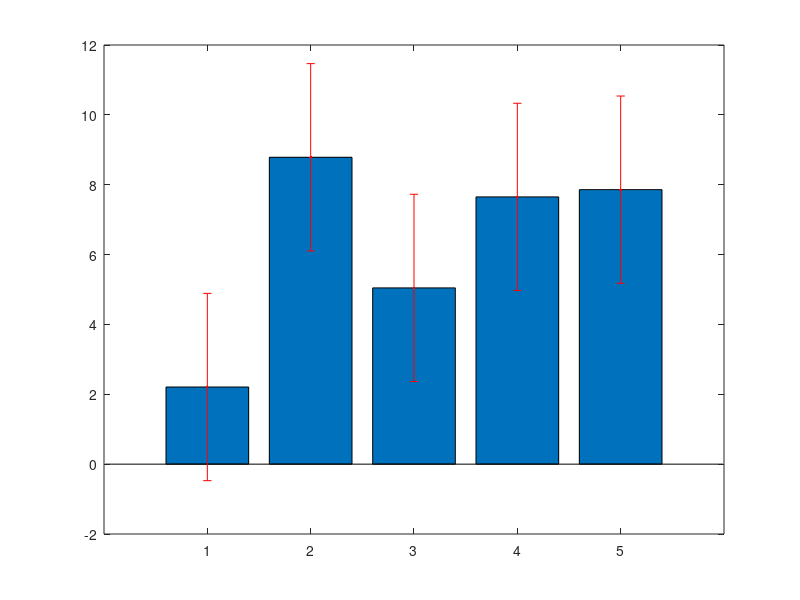

Write the MATLAB code that produced this figure. (Note: this script raises an error after producing the figure.)
clear;clc;
%3.3
pr0=[-103,-100,-96,-99,-100];
n0=-134;ik=[-112,-108,-111;-113,-115,-113; -108,-109,-103;-109,-113,-114;-113,-112,-113];
pr0=10.^(pr0/10);
n0=10^(n0/10);
ik=10.^(ik/10);
for k=1:5;
sinr(k)=pr0(k)/(n0+sum(ik(k,:)));
end
sinr=10*log10(sinr);
snr=[7.6,8.2,9.8,8.4,7.2];

%3.5
mean_sinr = mean(sinr);
std_sinr = std(sinr);
mean_snr = mean(snr);
std_snr = std(snr);
conf_interval = 1.96; 
sinr_ci = [mean_sinr - conf_interval * std_sinr, mean_sinr + conf_interval * std_sinr];
snr_ci = [mean_snr - conf_interval * std_snr, mean_snr + conf_interval * std_snr];

bar(sinr);
hold on;
errorbar(1:5, sinr, std_sinr * ones(1, 5), 'r.', 'LineWidth', 1.5);
xlabel('number');
ylabel('SINR');
title('SINR bars with 95%-confidence intervals');
legend('SINR', '95%-confidence intervals');
grid on;

figure;
bar(snr);
hold on;
errorbar(1:5, snr, std_snr * ones(1, 5), 'b.', 'LineWidth', 1.5);
xlabel('number');
ylabel('SNR');
title('SNR bars with 95%-confidence intervals');
legend('SNR', '95%-confidence intervals');
grid on;